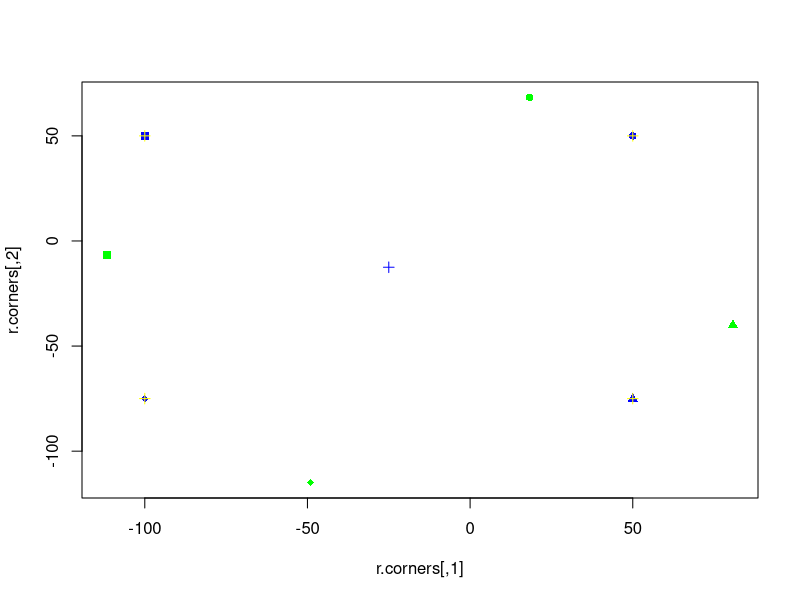

Generate this figure with R:
setwd('D:/Documentos/development/testing_ann/testing_register')

UL <- c(-100, 50)
UR <- c(50, 50)
LR <- c(50, -75)
LL <- c(-100, -75)
corners <-rbind(UL, UR, LR, LL)

c.x <- (UL[1] + LR[1]) / 2
c.y <- (UL[2] + LR[2]) / 2

theta <- 30.0 / 180.0 * pi
phi <- theta

rot.mat <- matrix(c(cos(theta), sin(phi), -sin(theta), cos(phi)), ncol = 2, byrow=T)
rot.mat

inv.rot.mat <- matrix(c(cos(phi), -sin(phi), sin(theta), cos(theta)), ncol=2, byrow=T) / (cos(theta)*cos(phi) + sin(theta)*sin(phi))
inv.rot.mat

r.corners <- corners %*% rot.mat
i.corners <- r.corners %*% inv.rot.mat

corners
r.corners
i.corners
c.x
c.y

plot(r.corners, pch = 15:18, col='green')
points(corners, pch=15:18, col = 'blue')
points(i.corners, pch=3, col = 'yellow')
points(x = c.x, y = c.y, pch=3, col='blue')

max_height = 585
max_width = 607

half_src_width = 303
half_max_width = 303
half_src_height = 292
half_max_height = 292

parameter_A = 1
parameter_B = 0
parameter_C = 0
parameter_D = 1

i <- matrix(rep(seq(1:max_height),max_width), nrow = max_width) 
j <- seq(1:max_width)
j.m <- rep(j, max_height)



